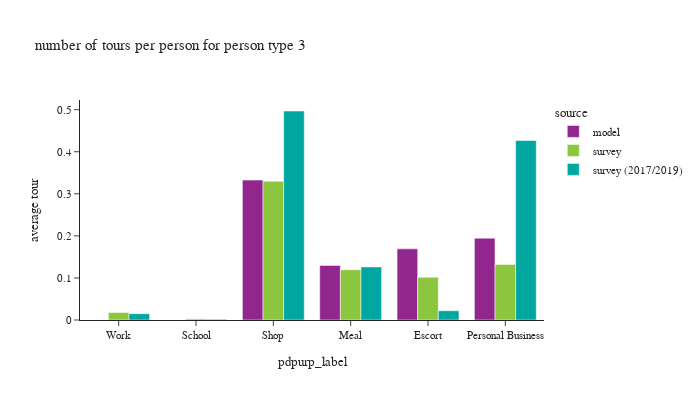

This figure's notebook cell:
### Code cell
plot_by_pptyp(df_tour, '3')

### Figure 1 — Plotly figure (JSON) as saved in the notebook; plotly's stock layout.template omitted (floating-point values rounded to 4 significant figures)
{"data": [{"alignmentgroup": "True", "hovertemplate": "source=model<br>pdpurp_label=%{x}<br>average tour=%{y}<extra></extra>", "legendgroup": "model", "marker": {"color": "#91268F", "pattern": {"shape": ""}}, "name": "model", "offsetgroup": "model", "orientation": "v", "showlegend": true, "textposition": "auto", "type": "bar", "x": ["Work", "School", "Shop", "Meal", "Escort", "Personal Business"], "xaxis": "x", "y": [0.0, 0.0, 0.3326, 0.1298, 0.1691, 0.1946], "yaxis": "y"}, {"alignmentgroup": "True", "hovertemplate": "source=survey<br>pdpurp_label=%{x}<br>average tour=%{y}<extra></extra>", "legendgroup": "survey", "marker": {"color": "#8CC63E", "pattern": {"shape": ""}}, "name": "survey", "offsetgroup": "survey", "orientation": "v", "showlegend": true, "textposition": "auto", "type": "bar", "x": ["Work", "School", "Shop", "Meal", "Escort", "Personal Business"], "xaxis": "x", "y": [0.01787, 0.002631, 0.3297, 0.1194, 0.1015, 0.1322], "yaxis": "y"}, {"alignmentgroup": "True", "hovertemplate": "source=survey (2017/2019)<br>pdpurp_label=%{x}<br>average tour=%{y}<extra></extra>", "legendgroup": "survey (2017/2019)", "marker": {"color": "#00A7A0", "pattern": {"shape": ""}}, "name": "survey (2017/2019)", "offsetgroup": "survey (2017/2019)", "orientation": "v", "showlegend": true, "textposition": "auto", "type": "bar", "x": ["Work", "School", "Shop", "Meal", "Escort", "Personal Business"], "xaxis": "x", "y": [0.0149, 0.001715, 0.4969, 0.1262, 0.02201, 0.4266], "yaxis": "y"}], "layout": {"barmode": "group", "font": {"size": 11}, "height": 400, "legend": {"title": {"text": "source"}, "tracegroupgap": 0}, "title": {"text": "number of tours per person for person type 3"}, "width": 700, "xaxis": {"anchor": "y", "domain": [0.0, 1.0], "title": {"text": "pdpurp_label"}}, "yaxis": {"anchor": "x", "domain": [0.0, 1.0], "tickformat": ".2", "title": {"text": "average tour"}}}}
